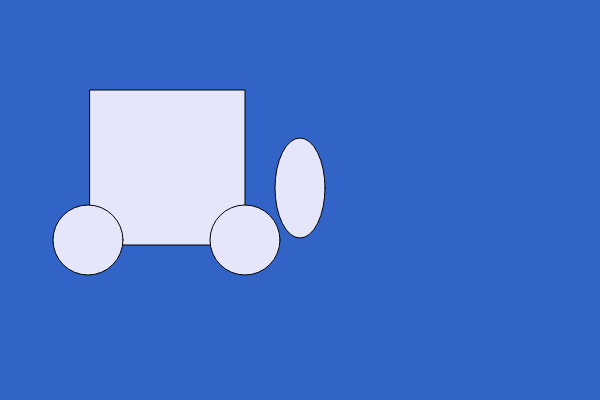
Frame 1 (no input)
Frame 60 (no input): identical to frame 1, image omitted
Frame 120 (the mouse pressed at the canvas centre since frame 60): identical to frame 1, image omitted

The p5.js sketch that drew this single still picture (run headless with seeded random() and noise() and a simulated clock; from frame 60 on, the mouse is pressed at the canvas centre):

// p5.js sketch
// ── sketch.js
function setup(fruit) {
	createCanvas(600, 400);
}

function draw() {
	background(50,100, 200) ;
    fill("lavender")
    
	ellipse(300, 188, 50, 100);
    
    rect(90, 90, 155, 155);
    circle(88, 240, 70);
    circle(245, 240, 70);
    
    
    
    
    
    
    
    
    
}


// ── navbar-horizontal-style.css
body{
    
	margin:60px 15% 60px 15%; 
	font-family: 'Proza Libre', sans-serif;
}

.left-responsive{
	float:left;
	margin: 40px;
}
/* ALL NAV STYLES BELOW */

.bannerbackground{
	background-image: url("images/vector-grey-abstract-background.png");
	background-repeat: no-repeat;
	background-size:auto;
}



/* THIS CLASS is for the DIV containing the navbar*/
.nav-container{ 	

	/*no height nesc, it'll stretch to fit*/
	/*next line colors the "track"*/
	background-color: #CCCCA5;
	/*next 3 lines are a set. They glue the 
	navbar to the top of the browser window*/
	position:fixed; 
	top:0; 
	/*optional– right, down, blur, color*/ 
	box-shadow: 2px 2px 20px #7E7F79;   
	} 
/* NEXT is the list INSIDE the nav-container (only)*/
.nav-container ul{
	width:100%;	
	margin: 0;
	padding:0; /*would have default padding otherwise*/
	list-style-type: none; /*eliminates the "bullets"*/
	font-size:18px;  
	font-family:"Gill Sans", sans-serif;
	}   
/*this is only required for HORIZONTAL NAVs*/
.nav-container li{
	/*each seperate "box" moves left!*/
float: left;
	}  
/* NEXT are the LINKS INSIDE nav-container (only) */
.nav-container a{
	/*NEXT LINE let’s us treat each link as 
	a box, which can then be sized and styled*/ 
  display: block;
	/*NEXT LINE allows the box "width" to include 
	the width of the borders and padding */
	box-sizing: border-box; 
	width: 222px;
	padding: 10px;
	text-decoration: none; /*removes underlines*/
	text-align: center; 
	} 
/* LINK-STATE-COLORS BELOW*/
/* 1ST, the UNCLICKED color set */
.nav-container a:link{
	background-color: #9C9C58; /*olive green*/
	color:#ffffff; /* white text color*/
	}
/* VISITED color set */
.nav-container a:visited{ 
	background-color:#769f60; /*darker green*/
	color:#CCCCA5; /*subtle text color*/
	}
/* ROLLOVER color set */
.nav-container a:hover{ 
	background-color: #ABD599; /*lighter green*/
	color:#9C9C58; /*medium text color*/
	}
/* CLICKED NOW color set */
.nav-container a:active{ 
	background-color:#CCCCA5;/*like "track"*/
	color:#000000;/*black*/
	}
	body{
	margin: 50px 75px 50px 75px;
	font-family:Arial, Helvetica, sans-serif;
	color: black;
}
.indexbg{
	background-color: red;
}
.historybg{
	background-color: blue;
}
.artistsbg{
	background-color: green;
}
.contemporarybg{
	background-color: orange;
}
h1{
	font-family:"Courier New", Courier, monospace;
	font-size: 48px;
	color: black;
	padding: 0 5px 5px 5px;
	width: 500px;
}
.rt-responsive{ 
max-width:100%; 
height: auto;
float: right;
margin:15px 0 15px 15px;
}
p{
	text-align: justify;
	line-height: 24px;
}
a{
	color: blue;
}
.left-static{
	float: left;
	margin: 0 40px 40px 0;
}
.right-static{
	float: right;
	margin: 0 0 40px 40px;
}
/* RESPONSIVE classes for img */
.left-responsive{
    max-width:100%;
    height: auto;
	float:left;
	margin: 0 40px 40px 0;
}
.right-responsive{
    max-width:100%;
    height: auto;
	float:right;
	margin: 0 40px 40px 0;
	}   
